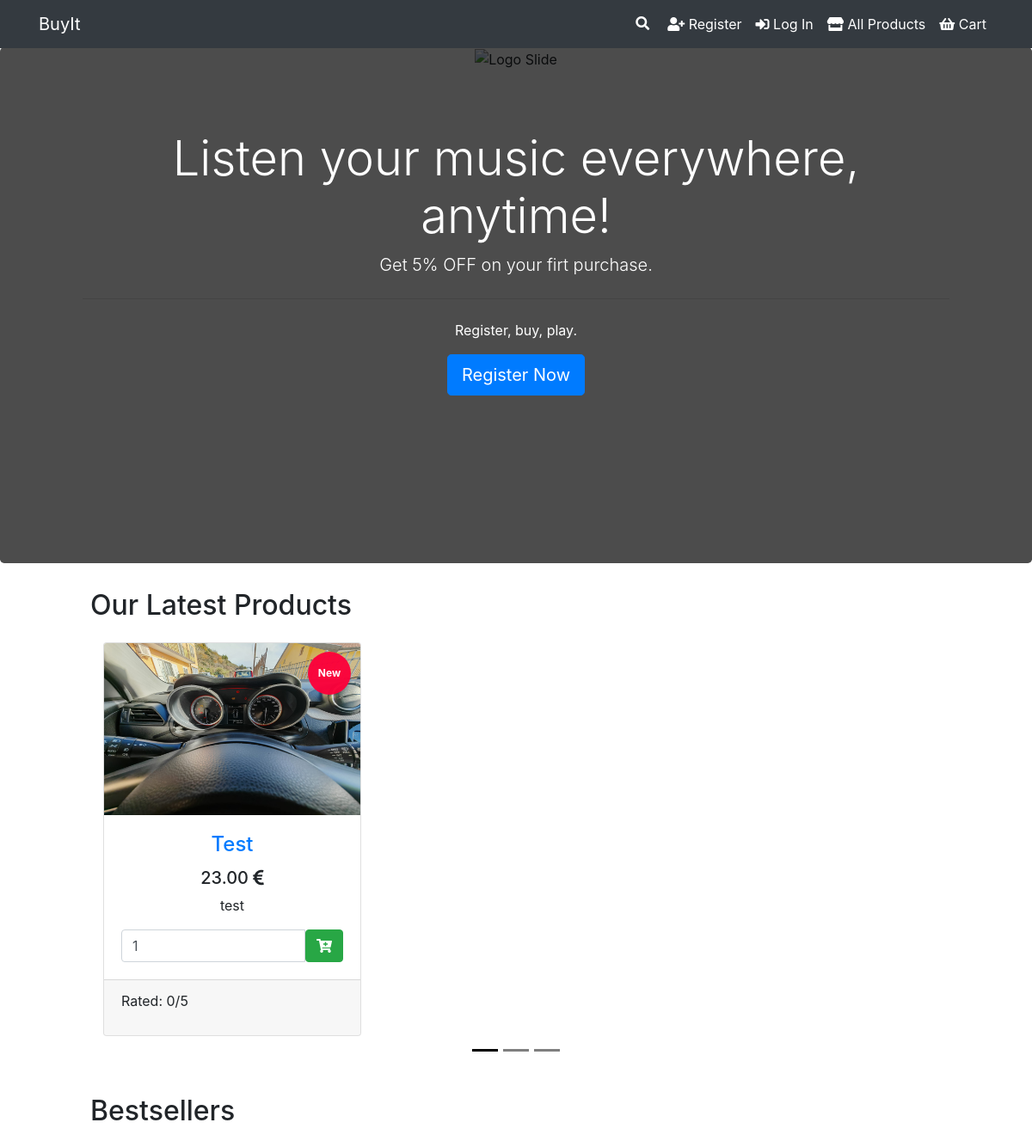
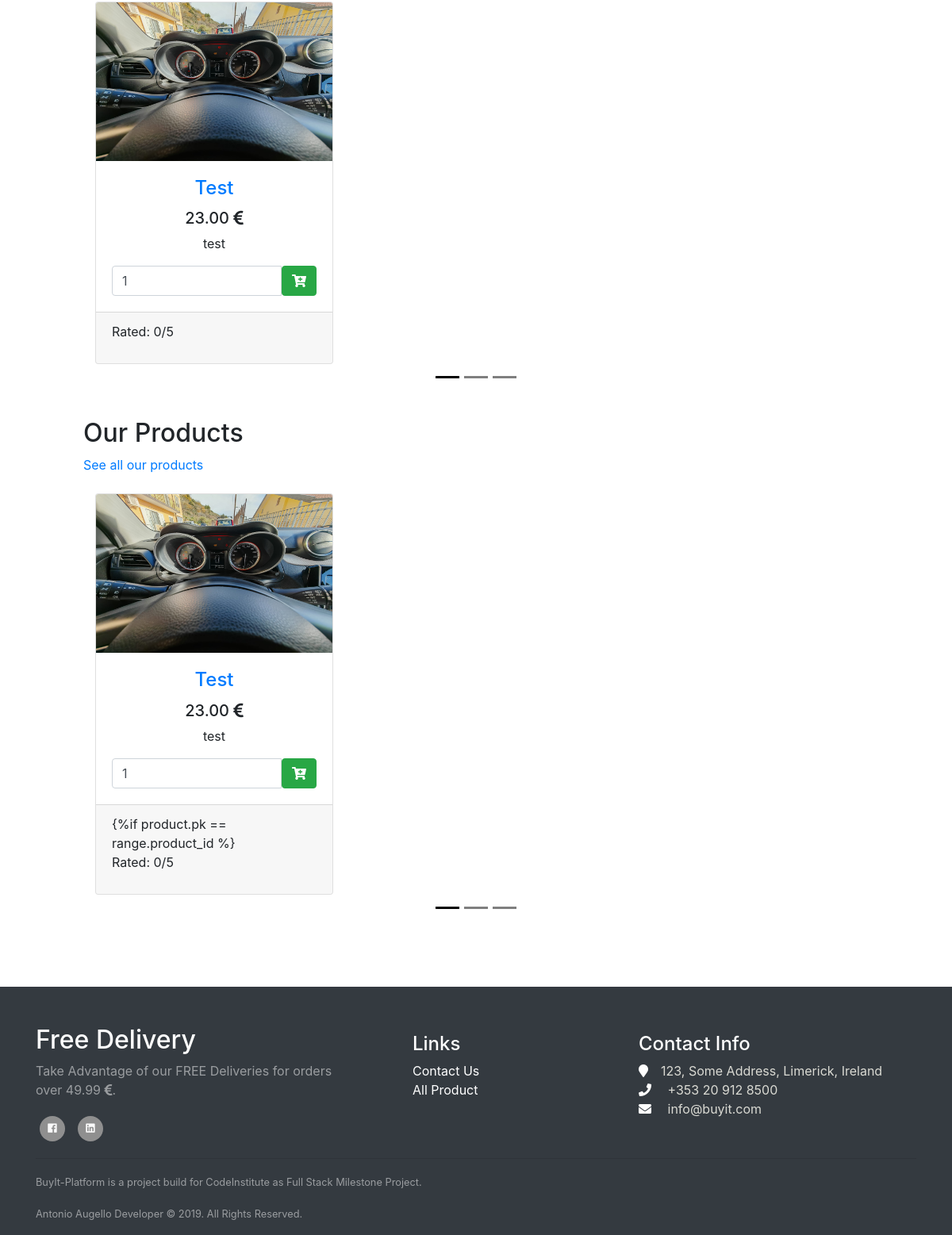
The page / on the database its author committed (2 pictures, top to bottom).
### products/models.py (models this page shows, shortened)
class Product(models.Model):
    name = models.CharField(max_length=254)
    description = models.TextField()
    price = models.DecimalField(max_digits=6, decimal_places=2)
    image = models.ImageField(upload_to='images')
    published_date = models.DateTimeField(
        blank=True, null=True, default=timezone.now)
    product_category = models.ManyToManyField(Category, blank=True)
    in_stock = models.BooleanField(blank=False, default=True)
    quantity_sold = models.IntegerField(default=0)

### home/views.py (the view)
# urls.py: path('', index, name='index'),
def index(request):
    products = Product.objects.all()
    product_reviews = products.annotate(avg_rating=Avg('review__rating'),
                                        product_id=F("id"))
    products_latest = products.order_by('-published_date')[:9]
    products_bestsellers = products.order_by('-quantity_sold')
    return render(request, "index.html", {"products": products, "product_reviews": product_reviews,
                                          'products_latest': products_latest, 'products_bestsellers': products_bestsellers})

### voucher/forms.py
class VoucherForm(forms.Form):
    code = forms.CharField()

### cart/contexts.py (called while the page is built)
def cart_contents(request):
    cart = request.session.get('cart', {})
    cart_items = []
    total_product = 0
    product_count = 0
    shipping_costs = 0
    total = 0
    for id, quantity in cart.items():
        product = get_object_or_404(Product, pk=id)
        total_product += quantity * product.price
        product_count += quantity
        cart_items.append({'id': id, 'quantity': quantity,
                           'product': product})
    if total_product >= 50:
        shipping_costs = 0
        total += shipping_costs + total_product
    else:
        shipping_costs = 10
        total += shipping_costs + total_product
    return {'cart_items': cart_items, 'total': total, 'total_product': total_product, 'product_count': product_count, 'shipping_costs': shipping_costs}

### voucher/contexts.py (called while the page is built, shortened)
def voucher_contents(request):
    cart = request.session.get('cart', {})
    voucher_id = request.session.get('voucher_id', int())
    cart_items = []
    total = 0
    product_count = 0
    new_total = 0
    try:
        code = Voucher.objects.get(id=voucher_id)
    except Voucher.DoesNotExist:
        code = None
    voucher_form = VoucherForm(request.POST)
    return {'code': code, 'voucher_id': voucher_id, 'new_total': new_total, 'voucher_form': voucher_form}

### templates/index.html (shortened to what this page needs)
{% extends "base.html" %} {% load static %}  {% block content %}
<div class="full-width-header">
  <div id="carouselLogo" class="carousel slide" data-ride="carousel">
    <div class="carousel-inner">
      <div class="carousel-item active">
        <img
          class="logo-carousel"
          src="{% static 'media/background/2.jpg' %}"
          alt="Logo Slide"
        />
      </div>
      {% if user.is_authenticated %} {%else%}
      <div class="callout-row jumbotron-container">
        <div class="jumbotron page-jumbotron">
          <h1 class="display-4">Listen your music everywhere, anytime!</h1>
          <p class="lead">Get 5% OFF on your firt purchase.</p>
          <hr class="my-4 advert-hr" />
          <p>Register, buy, play.</p>
          <a
            class="btn btn-primary btn-lg advert-btn"
            href="{% url 'register'%}"
            role="button"
            >Register Now</a
          >
        </div>
      </div>
      {% endif %}
    </div>
  </div>
</div>
<div class="container-index container">
  <div class="row">
    {% include 'latest_carousel.html'%}
    {% include 'bestsellers_carousel.html'%}
    <div id="latest" class="col-lg-12">
      <h2>Our Products</h2>
      <a href="{% url 'products' %}">See all our products</a>
      <div
        id="latestcarousel2"
        class="carousel slide my-4"
        data-ride="carousel"
      >
        <div class="carousel-inner">
          <div class="carousel-item active">
            <div class="row-carousel" style="display: -webkit-box">
              {% for product in products %}
              <div class="col-xs-12 col-md-6 col-lg-4 mb-4">
                <div class="card h-100">
                  <a href="{% url 'product_detail' product.id %}"
                    ><img
                      class="img-shop card-img-top"
                      src="{{ MEDIA_URL }}{{ product.image }}"
                      alt=" {{ product.name }}"
                  /></a>
                  <div class="card-body">
                    <h4 class="card-title">
                      <a href="{% url 'product_detail' product.id %}"
                        >{{ product.name }}</a
                      >
                    </h4>
                    <h5>
                      {{ product.price }} <i class="fas fa-euro-sign"></i>
                    </h5>
                    <p class="card-text">
                      {{ product.description|truncatechars:50 }}
                    </p>
                    {% if product.in_stock == True %}
                    <form
                      method="post"
                      action="{% url 'add_to_cart' product.id %}"
                    >
                      <div class="input-group">
                        <input
                          name="quantity"
                          type="number"
                          min="1"
                          max="999"
                          class="form-control"
                          placeholder="Quantity"
                          value="1"
                        />
                        <span class="input-group-btn">
                          <button class="btn btn-success" type="submit">
                            <i class="fas fa-cart-plus"></i>
                          </button>
                        </span>
                      </div>
                    </form>
                    {% else %}
                    <h4>Temporary out of stock</h4>
                    {% endif %}
                  </div>
                  <div class="card-footer">
                    {%for range in product_reviews%} {%if product.pk ==
                    range.product_id %} {% if range.avg_rating != Null %}
                    <p
                      class="star_rating"
                      value="{{range.avg_rating|floatformat:2}}"
                    >
                      Rated: {{range.avg_rating|floatformat:1}}/5
                    </p>
                    {% else %}
                    <p>Rated: 0/5</p>
                    {% endif %} {% endfor %}
                  </div>
                </div>
              </div>
               {% endfor %}
            </div>
          </div>
        </div>
        <div class="slider_bar">
          <ol class="carousel-indicators">
            <li
              data-target="#latestcarousel2"
              data-slide-to="0"
              class="active"
            ></li>
            <li data-target="#latestcarousel2" data-slide-to="1"></li>
            <li data-target="#latestcarousel2" data-slide-to="2"></li>
          </ol>
        </div>
      </div>
    </div>
  </div>
</div>
{% endblock %}

### home/templates/latest_carousel.html (shortened to what this page needs)
<div id="latest" class="col-lg-12">
    <h2>Our Latest Products</h2>
    <div id="latestcarousel" class="carousel slide my-4" data-ride="carousel">
        <div class="carousel-inner">
            <div class="carousel-item active">
                <div class="row-carousel" style="display:-webkit-box">
                    {% for product in products_latest %}
                    <div class="col-xs-12 col-md-6 col-lg-4 mb-4">
                        <div class="card h-100">
                            <a href="{% url 'product_detail' product.id %}"><img class="img-shop card-img-top" src="{{ MEDIA_URL }}{{ product.image }}" alt=" {{ product.name }}"><span class="badge badge-danger badge-new-product pulse">New</span></a>
                            <div class="card-body">
                                <h4 class="card-title">
                                    <a href="{% url 'product_detail' product.id %}">{{ product.name }}</a>
                                </h4>
                                <h5>{{ product.price }} <i class="fas fa-euro-sign"></i></h5>
                                <p class="card-text">{{ product.description|truncatechars:50 }}</p>
                                <div>
                                    {% if product.in_stock == True %}
                                    <form method="post" action="{% url 'add_to_cart' product.id %}">
                                        <div class="input-group">
                                            <input name="quantity" type="number" min="1" max="999" class="form-control" placeholder="Quantity" value='1'>
                                            <span class="input-group-btn">
                                                <button class="btn btn-success" type="submit"> <i
                                                        class="fas fa-cart-plus"></i>
                                                </button>
                                            </span>
                                        </div>
                                    </form>
                                    {% else %}
                                    <h4>Temporary out of stock</h4>
                                    {% endif %}
                                </div>
                            </div>
                            <div class="card-footer">
                                {%for range in product_reviews%} {%if product.pk == range.product_id %} {% if range.avg_rating != Null %}
                                <p class="star_rating" value="{{range.avg_rating|floatformat:1}}">Rated: {{range.avg_rating|floatformat:1}}/5
                                </p>
                                {% else %}
                                <p>Rated: 0/5</p>
                                {% endif %} {% endif %} {% endfor %}
                            </div>
                        </div>
                    </div>
                     {% endfor %}
                </div>
            </div>
        </div>
        <div class="slider_bar">
            <ol class="carousel-indicators">
                <li data-target="#latestcarousel" data-slide-to="0" class="active"></li>
                <li data-target="#latestcarousel" data-slide-to="1"></li>
                <li data-target="#latestcarousel" data-slide-to="2"></li>
            </ol>
        </div>
    </div>
</div>

### home/templates/bestsellers_carousel.html (shortened to what this page needs)
<div id="bestsellers" class="col-lg-12">
    <h2>Bestsellers</h2>
    <div id="bestsellers-carousel" class="carousel slide my-4" data-ride="carousel">
        <div class="carousel-inner">
            <div class="carousel-item active">
                <div class="row-carousel" style="display:-webkit-box">
                    {% for product in products_bestsellers %}
                    <div class="col-xs-12 col-md-6 col-lg-4 mb-4">
                        <div class="card h-100">
                            <a href="{% url 'product_detail' product.id %}"><img class="img-shop card-img-top" src="{{ MEDIA_URL }}{{ product.image }}" alt=" {{ product.name }}"></a>
                            <div class="card-body">
                                <h4 class="card-title">
                                    <a href="{% url 'product_detail' product.id %}">{{ product.name }}</a>
                                </h4>
                                <h5>{{ product.price }} <i class="fas fa-euro-sign"></i></h5>
                                <p class="card-text">{{ product.description|truncatechars:50 }}</p>
                                <div>
                                    {% if product.in_stock == True %}
                                    <form method="post" action="{% url 'add_to_cart' product.id %}">
                                        <div class="input-group">
                                            <input name="quantity" type="number" min="1" max="999" class="form-control" placeholder="Quantity" value='1'>
                                            <span class="input-group-btn">
                                                <button class="btn btn-success" type="submit"> <i
                                                        class="fas fa-cart-plus"></i>
                                                </button>
                                            </span>
                                        </div>
                                    </form>
                                    {% else %}
                                    <h4>Temporary out of stock</h4>
                                    {% endif %}
                                </div>
                            </div>
                            <div class="card-footer">
                                {%for range in product_reviews%} {%if product.pk == range.product_id %} {% if range.avg_rating != Null %}
                                <p class="star_rating" value="{{range.avg_rating|floatformat:1}}">Rated: {{range.avg_rating|floatformat:1}}/5
                                </p>
                                {% else %}
                                <p>Rated: 0/5</p>
                                {% endif %} {% endif %} {% endfor %}
                            </div>
                        </div>
                    </div>
                     {% endfor %}
                </div>
            </div>
        </div>
        <div class="slider_bar">
            <ol class="carousel-indicators">
                <li data-target="#bestsellers-carousel" data-slide-to="0" class="active"></li>
                <li data-target="#bestsellers-carousel" data-slide-to="1"></li>
                <li data-target="#bestsellers-carousel" data-slide-to="2"></li>
            </ol>
        </div>
    </div>
</div>

### static/scss/main.css (style rules this page uses)
html, body { position: relative; min-height: 100%; }
.img-shop { height: 200px; }
hr { margin-top: 1rem; margin-bottom: 1rem; border: 0; border-top: 1px solid rgba(0, 0, 0, 0.1); }
.container-index { width: 85%; margin: auto; margin-top: 30px; }
full-width-logo, .full-width-header { height: 75vh; text-align: center; position: block; overflow: hidden; }
.logo-carousel { width: 100%; -o-object-fit: cover; object-fit: cover; height: 75vh; }
.jumbotron-container { margin: auto; position: relative; height: 75vh; width: 100%; }
.page-jumbotron { width: 100%; height: 75vh; padding: 8%; text-align: center; margin: auto; background: rgba(0, 0, 0, 0.7); color: white; position: inherit; }
.badge-new-product { position: absolute; padding-top: 6px; float: right; right: 11px; top: 10px; width: 80px; height: 25px; text-align: center; }
.pulse { display: block; width: 50px; height: 50px; border-radius: 50%; background: #fc013af5; cursor: pointer; -webkit-box-shadow: 0 0 0 rgba(225, 27, 27, 0.4); box-shadow: 0 0 0 rgba(255, 0, 0, 0.4); -webkit-animation: pulse 2s infinite; animation: pulse 2s infinite; padding-top: 19px; }
.slider_bar { height: 20px; }
.carousel-indicators li { background-color: black; }
.card-body { text-align: center; }
.frontside .card .card-title, .card .card-title { color: #007b5e !important; }
.form-control { margin-bottom: 5px; display: initial; }

### rows shown on the page
Product: image (picture), name "Test", price "23.00", description "test", shows "Rated: 0/5"
